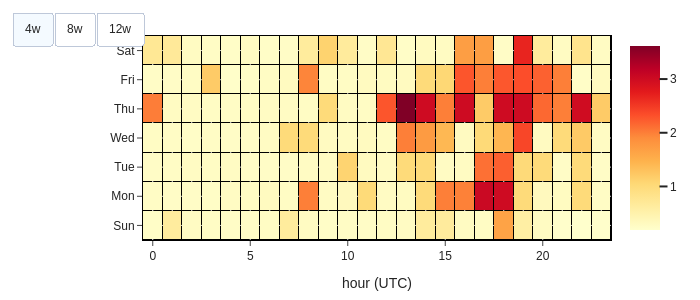

Source (notebook cell):
### Markdown cell above
### Graph 4-1: cheapest hours heatmap

### Code cell
tod["wk"] = pd.to_datetime(tod["wk"])
maxwk = tod["wk"].max()
days = ["", "Sun", "Mon", "Tue", "Wed", "Thu", "Fri", "Sat"]
wins = {"4w": 28, "8w": 56, "12w": 84}
pivs = {}
for name, span in wins.items():
    s = tod[tod["wk"] >= maxwk - pd.Timedelta(days=span)]
    pivs[name] = s.pivot_table(index="dow", columns="hr", values="med_sat_vb",
                               aggfunc="median").reindex(range(1, 8))
    b = s.loc[s["med_sat_vb"].idxmin()]
    print(f"{name} cheapest: {days[int(b['dow'])]} {int(b['hr']):02d}:00 UTC ({b['med_sat_vb']:.2f} sat/vb)")

fig = go.Figure(go.Heatmap(z=pivs["4w"].values, x=list(range(24)),
    y=[days[d] for d in pivs["4w"].index], colorscale="YlOrRd",
    xgap=1, ygap=1,
    hovertemplate="%{y} %{x}:00 UTC<br>%{z:.2f} sat/vb"))
fig.update_layout(height=HEIGHT, width=WIDTH,
    plot_bgcolor="black",
    margin=dict(t=20, b=40, l=60, r=20),
    xaxis_title="hour (UTC)", yaxis_title="",
    xaxis=dict(showline=True, linecolor="black", mirror=True),
    yaxis=dict(showline=True, linecolor="black", mirror=True),
    updatemenus=[dict(type="buttons", direction="right", x=0, y=1.12,
        showactive=True, buttons=[
            dict(method="restyle", label=n,
                 args=[{"z": [pivs[n].values]}]) for n in ("4w", "8w", "12w")])])

# width height adjust
fig.update_layout(
    autosize=False,
    width=700,
    height=300,
)
fig.show()

### Figure 1 — Plotly figure (JSON) as saved in the notebook; plotly's stock layout.template omitted (floating-point values rounded to 4 significant figures; data arrays with more than 128 entries replaced by an {"elided": "..."} marker saying what was removed)
{"data": [{"colorscale": [[0, "rgb(255,255,204)"], [0.125, "rgb(255,237,160)"], [0.25, "rgb(254,217,118)"], [0.375, "rgb(254,178,76)"], [0.5, "rgb(253,141,60)"], [0.625, "rgb(252,78,42)"], [0.75, "rgb(227,26,28)"], [0.875, "rgb(189,0,38)"], [1, "rgb(128,0,38)"]], "hovertemplate": "%{y} %{x}:00 UTC<br>%{z:.2f} sat/vb", "type": "heatmap", "x": [0, 1, 2, 3, 4, 5, 6, 7, 8, 9, 10, 11, 12, 13, 14, 15, 16, 17, 18, 19, 20, 21, 22, 23], "xgap": 1, "y": ["Sun", "Mon", "Tue", "Wed", "Thu", "Fri", "Sat"], "ygap": 1, "z": {"elided": "7x24 float values"}}], "layout": {"autosize": false, "height": 300, "margin": {"b": 40, "l": 60, "r": 20, "t": 20}, "plot_bgcolor": "black", "updatemenus": [{"buttons": [{"args": [{"z": {"elided": "1x7x24 float values"}}], "label": "4w", "method": "restyle"}, {"args": [{"z": {"elided": "1x7x24 float values"}}], "label": "8w", "method": "restyle"}, {"args": [{"z": {"elided": "1x7x24 float values"}}], "label": "12w", "method": "restyle"}], "direction": "right", "showactive": true, "type": "buttons", "x": 0, "y": 1.12}], "width": 700, "xaxis": {"linecolor": "black", "mirror": true, "showline": true, "title": {"text": "hour (UTC)"}}, "yaxis": {"linecolor": "black", "mirror": true, "showline": true, "title": {"text": ""}}}}
